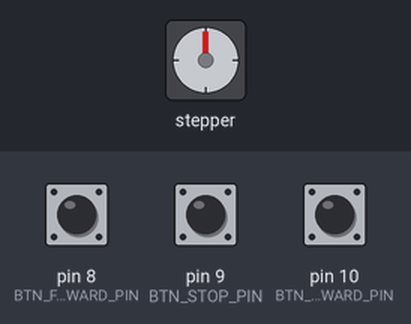
A sketch run on a simulated Arduino Uno, built with avr-gcc and run on an emulated ATmega328P. On the bench: stepper motor. Inputs (shaded band) come from the test bench; at power-on: pin 8 (BTN_FORWARD_PIN) HIGH, pin 9 (BTN_STOP_PIN) HIGH, pin 10 (BTN_BACKWARD_PIN) HIGH. Stepper angles assume 4096 steps per turn.

Above: at 1.2 s.
1.3 s: pin 8 (BTN_FORWARD_PIN) pulled LOW for 0.15 s
At 2.7 s:
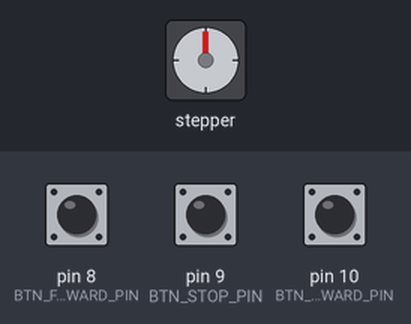
4.4 s: pin 9 (BTN_STOP_PIN) pulled LOW for 0.15 s
At 5.2 s:
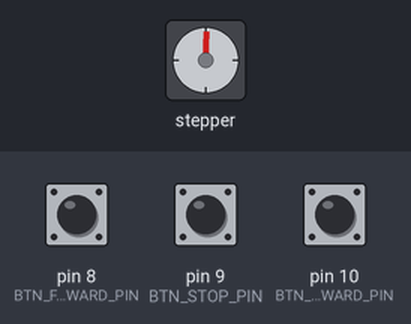
6.0 s: pin 10 (BTN_BACKWARD_PIN) pulled LOW for 0.15 s
At 7.4 s:
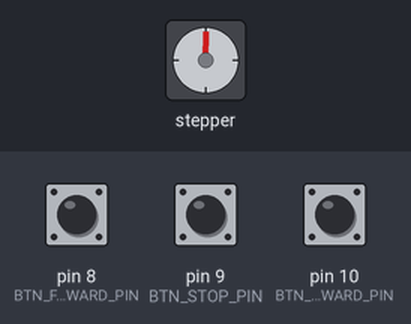
9.1 s: pin 10 (BTN_BACKWARD_PIN) pulled LOW for 1 s
12.3 s: pin 10 (BTN_BACKWARD_PIN) pulled LOW for 0.15 s
At 14.48 s:
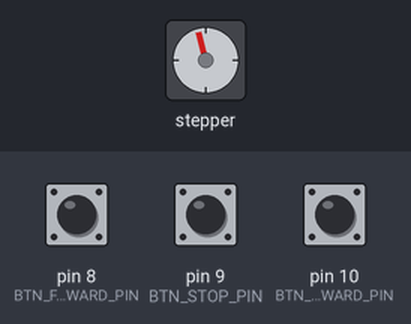
15.4 s: pin 10 (BTN_BACKWARD_PIN) pulled LOW for 3.2 s
Timing chart, 0 to 23.1 s (numbered marks = the images above; inputs shaded):
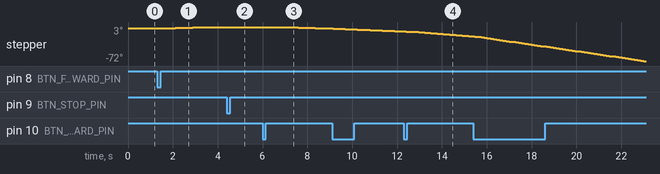

The sketch:

ra_drive_controller.ino
```cpp
#include <ButtonClickHandler.h>
#include <AccelStepper.h>

const int MAX_SPEED = 1024;
const float SIDEREAL_SPEED = 20.5360723908529;
const int STEPS_PER_REVOLUTION = 4096;

const int BTN_FORWARD_PIN = 8;
const int BTN_STOP_PIN = 9;
const int BTN_BACKWARD_PIN = 10;

const AccelStepper motor(AccelStepper::HALF4WIRE, 3, 5, 4, 6);

void setup() {
  pinMode(BTN_FORWARD_PIN, INPUT_PULLUP);
  pinMode(BTN_BACKWARD_PIN, INPUT_PULLUP);
  pinMode(BTN_STOP_PIN, INPUT_PULLUP);

//  Serial.begin(9600);

  motor.setAcceleration(MAX_SPEED);
}

const int DIRECTION_CW = 1;
const int DIRECTION_CCW = -1;

int rotationDirection = DIRECTION_CW;

const float VELOCITIES[8] { 0, 0.7, 1, 2, 4, 8, 12, 28 };
const int VELOCITIES_FIRST_POSITION = 0;
const int VELOCITIES_LAST_POSITION = 7;
int velocitiesPosition = 0;

const ButtonClickHandler buttonForwardHandler(BTN_FORWARD_PIN, onClickBtnForward);
const ButtonClickHandler buttonBackwardHandler(BTN_BACKWARD_PIN, onClickBtnBackward);
const ButtonClickHandler buttonStopHandler(BTN_STOP_PIN, onClickBtnStop);

void loop() {
  if (buttonForwardHandler.checkButton() ||
      buttonBackwardHandler.checkButton() ||
      buttonStopHandler.checkButton());

  if (velocitiesPosition == VELOCITIES_FIRST_POSITION) {
    return;
  }

  motor.move(STEPS_PER_REVOLUTION * rotationDirection);
  motor.run();
}

void onClickBtnForward() {
  Serial.println("onClickBtnForward()");
  clickedOnDirectionButton(true);
}

void onClickBtnBackward() {
  Serial.println("onClickBtnBackward()");
  clickedOnDirectionButton(false);
}

void onClickBtnStop() {
  Serial.println("onClickBtnStop()");
  velocitiesPosition = VELOCITIES_FIRST_POSITION;
  motor.stop();
}

void clickedOnDirectionButton(const bool isForward) {
  if (VELOCITIES_FIRST_POSITION == velocitiesPosition) {
    increaseVelocitiesPosition();
    rotationDirection = isForward ? DIRECTION_CW : DIRECTION_CCW;
  } else {
    if (DIRECTION_CW == rotationDirection) {
      if (isForward) {
        increaseVelocitiesPosition();
      } else {
        decreaseVelocitiesPosition();
      }
    } else {
      if (isForward) {
        decreaseVelocitiesPosition();
      } else {
        increaseVelocitiesPosition();
      }
    }
  }

  motor.setMaxSpeed(SIDEREAL_SPEED * VELOCITIES[velocitiesPosition]);
}

void increaseVelocitiesPosition() {
  if (velocitiesPosition < VELOCITIES_LAST_POSITION) {
    velocitiesPosition++;
  }
}

void decreaseVelocitiesPosition() {
  if (velocitiesPosition > VELOCITIES_FIRST_POSITION) {
    velocitiesPosition--;
  }
}
```

ButtonClickHandler.h
```cpp
#ifndef ButtonClickHandler_h
#define ButtonClickHandler_h

#include "Arduino.h"

class ButtonClickHandler {
  public:
    ButtonClickHandler(const int buttonPin, const void (*onClick)());
	bool checkButton();
  private:
    int _buttonPin = -1;
	void (*_onClick)();

	int _lastButtonState = -1;
	int _currentButtonState = -1;
	int _buttonState = -1;
	unsigned long lastTimeButtonClick = 0;
};

#endif
```

Measured:
- after the input at 4.4 s, stepper: stops changing and stays 3°
